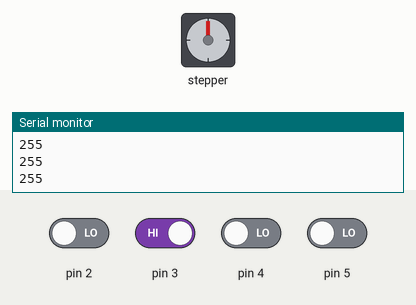
Recording of a sketch running on a simulated Arduino Uno, built with avr-gcc and run on an emulated ATmega328P. Shown: stepper motor, the last lines printed to the serial monitor. The test bench sets the inputs (shaded band); at power-on: pin 3 HIGH, pin 2, pin 4, pin 5 LOW. EEPROM starts erased; stepper angles assume 2048 steps per turn.

Above: at 1.2 s.
1.3 s: pin 2 driven HIGH and pin 3 driven LOW and pin 4 driven HIGH and pin 5 driven HIGH
At 2.6 s:
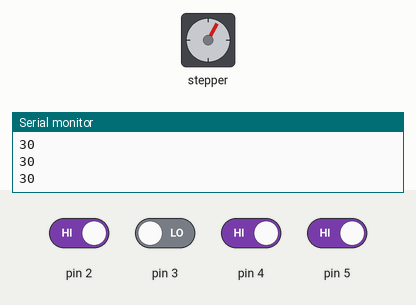
3.6 s: pin 4 driven LOW
At 4.07 s:
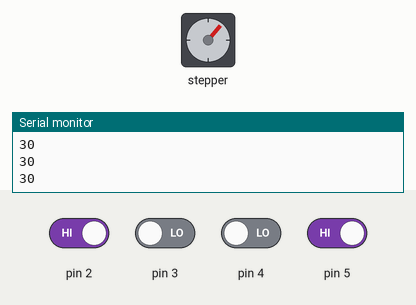
6.6 s: pin 4 driven HIGH
8.8 s: pin 5 driven LOW
At 8.96 s:
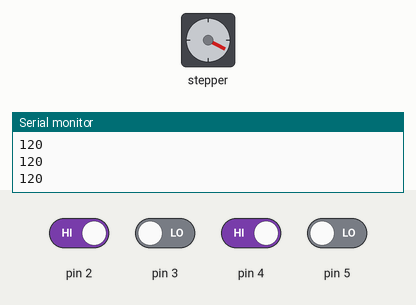
11.8 s: pin 5 driven HIGH
Timing chart, 0 to 14.8 s (numbered marks = the images above; inputs shaded):
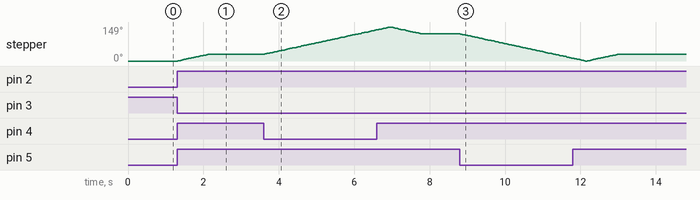

Measured:
- after the input at 1.3 s, stepper: turns 29° clockwise in 0.79 s, starting at once
- after the input at 3.6 s, stepper: keeps turning clockwise at about 36°/s, starting at once
- after the input at 8.8 s, stepper: keeps turning counter-clockwise at about 36°/s, starting at once

The sketch:

ProgramaProyectoED.ino
```cpp
#include <EEPROM.h>
#include <Stepper.h>

int StepsPerLoop = 2048;
const int MotorSpeed = 6;
int MaxGrades = 360;
int LuxometerStepGrades = 30;
int GeneralPosition;

//int n;
//int MotorPosition;
//int X;


//= n*LuxometerStepGrades;


Stepper Motor(StepsPerLoop, 8, 10, 9, 11);


void setup() {
  pinMode(2, INPUT);
  pinMode(3, INPUT);
  pinMode(4, INPUT);
  pinMode(5, INPUT);

  Motor.setSpeed(MotorSpeed);
  //EEPROM.write(0, 0); //Activar solo la primera vez para configurar el valor inicial del motor.
  Serial.begin(9600);
}

void loop() {
  int Power = digitalRead(2);
  int Mode = digitalRead(3);
  int L_Rot = digitalRead(4);
  int R_Rot = digitalRead(5);
  int Saved = EEPROM.read(0);

  Serial.println(Saved);
  //Serial.println(Mode);
  //Serial.println(GeneralPosition);
  //Serial.println(L_Rot);
  //Serial.println(R_Rot);
  if (Power == HIGH){

    //Caso en el que la posición angular del motor se encuentra al interior del intervalo entre 0 y 150 grados.
    if (GeneralPosition > 0 && GeneralPosition < 150){

      //Manual Mode
      if (Mode == LOW){
        //Serial.println(String(L_Rot) + "          " + String(R_Rot));
        int n = ManualMode(L_Rot, R_Rot);
        int Grades = n*LuxometerStepGrades;
        int Steps = map(Grades, 0, MaxGrades, 0, StepsPerLoop);
        Motor.step(Steps);
        //Actualiza la posición general del motor
        GeneralPosition = GeneralPosition + Grades;
        EEPROM.update(0, GeneralPosition);
      }
      //Automatic Mode
      if (Mode == HIGH){
        if (Serial.available()){
          int X = Serial.parseInt();
          int Grades = X*LuxometerStepGrades;
          int Position = GeneralPosition + Grades;
          if (Position >= 0 && Position <= 150){
            //int n = AutoMode(X);
            int Step = map(Grades, 0, MaxGrades, 0, StepsPerLoop);
            Motor.step(Step);
            GeneralPosition = GeneralPosition + Grades;
            EEPROM.update(0, GeneralPosition);
          }
          else{Serial.println("Error, valor no permitido");}
        }
      }
    }

    //Caso en el que el motor se encuentra en el limite inferior de 0 grados.
    if (GeneralPosition == 0){
      L_Rot = LOW;
      //Manual Mode
      if (Mode == LOW){
        //Serial.println(String(L_Rot) + "          " + String(R_Rot));
        int n = ManualMode(L_Rot, R_Rot);
        int Grades = n*LuxometerStepGrades;
        int Steps = map(Grades, 0, MaxGrades, 0, StepsPerLoop);
        Motor.step(Steps);
        //Actualiza la posición general del motor
        GeneralPosition = GeneralPosition + Grades;
        EEPROM.update(0, GeneralPosition);
      }
      //Automatic Mode
      if (Mode == HIGH){
        if (Serial.available()){
          int X = Serial.parseInt();
          int Grades = X*LuxometerStepGrades;
          int Position = GeneralPosition + Grades;
          if (Position >= 0 && Position <= 150){
            //int n = AutoMode(X);
            int Step = map(Grades, 0, MaxGrades, 0, StepsPerLoop);
            Motor.step(Step);
            GeneralPosition = GeneralPosition + Grades;
            EEPROM.update(0, GeneralPosition);
          }
          else{Serial.println("Error, valor no permitido");}
        }
      }
    }

    //Caso en el que el motor se encuentra en el limite superior de 150 grados.
    if (GeneralPosition == 150){
      R_Rot = LOW;

      //Manual Mode
      if (Mode == LOW){
        //Serial.println(String(L_Rot) + "          " + String(R_Rot));
        int n = ManualMode(L_Rot, R_Rot);
        int Grades = n*LuxometerStepGrades;
        int Steps = map(Grades, 0, MaxGrades, 0, StepsPerLoop);
        Motor.step(Steps);
        //Actualiza la posición general del motor
        GeneralPosition = GeneralPosition + Grades;
        EEPROM.update(0, GeneralPosition);
      }
      //Automatic Mode
      if (Mode == HIGH){
        if (Serial.available()){
          int X = Serial.parseInt();
          int Grades = X*LuxometerStepGrades;
          int Position = GeneralPosition + Grades;
          if (Position >= 0 && Position <= 150){
            //int n = AutoMode(X);
            int Step = map(Grades, 0, MaxGrades, 0, StepsPerLoop);
            Motor.step(Step);
            GeneralPosition = GeneralPosition + Grades;
            EEPROM.update(0, GeneralPosition);
          }
          else{Serial.println("Error, valor no permitido");}
        }
      }
    }
  }

  else{
    digitalWrite(8, LOW);
    digitalWrite(9, LOW);
    digitalWrite(10, LOW);
    digitalWrite(11, LOW);
  }

}

int ManualMode(int Left, int Right){
  int n;
  if (Left == HIGH && Right == HIGH){n = 0;}
  if (Left == HIGH && Right == LOW){n = -1;}
  if (Left == LOW && Right == HIGH){n = 1;}
  if (Left == LOW && Right == LOW){n = 0;}
  //else{n = 0;}
  return n;
}

int AutoMode(int X_Variable){
  int n;
  if (X_Variable == HIGH){n = 1;}
  else{n = 0;}
  return n;
}


  // if (Serial.available()){
  //   int Grades = Serial.parseInt();
  //   int Step = map(Grades, 0, MaxGrade, 0, StepsPerLoop);
  //   Serial.println(String(Grades) + "->" + String(Step));
  //   Motor.step(Step);
  //   digitalWrite(8, LOW);
  //   digitalWrite(9, LOW);
  //   digitalWrite(10, LOW);
  //   digitalWrite(11, LOW);
  // }
```
